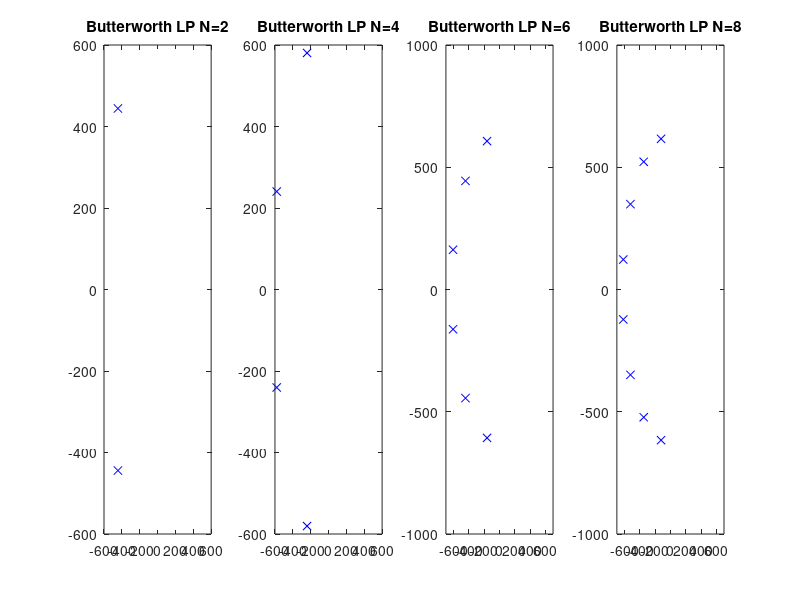
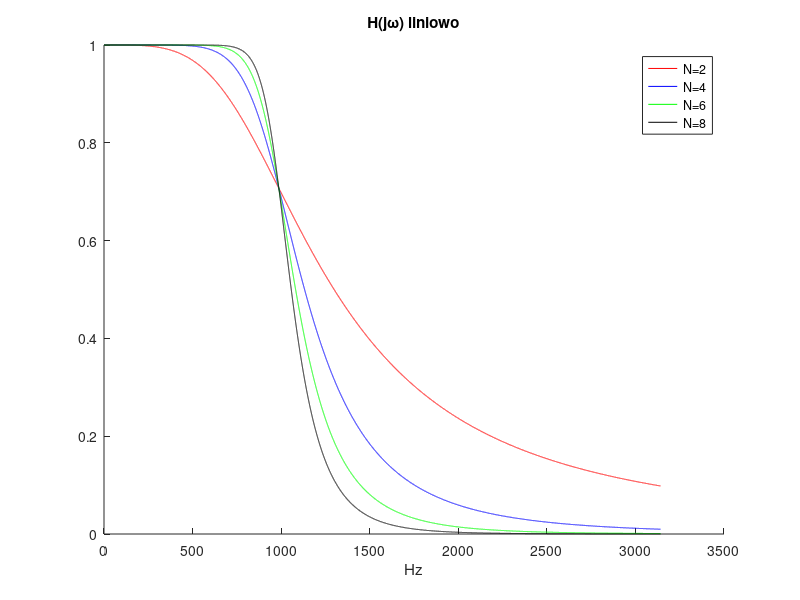
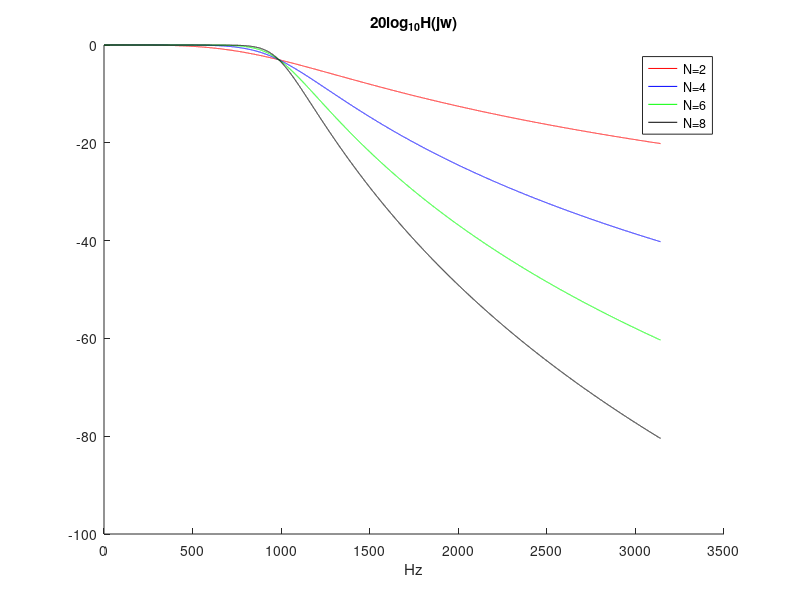

Source code (MATLAB) for these figures, in order: (Note: this script raises an error after producing the figures.)
clear all;
close all;

%Dane
w3dB = 2*pi*100; %rd/s
N1 = 2; 
N2 = 4;
N3 = 6;
N4 = 8;
omega = 0:0.1:2000;

%filtry Butterwortha

% 2
for k = 1:N1
    p1(k) = w3dB * exp(1i*((pi/2) + (1/2)*(pi/N1)+(k-1)*(pi/N1)));
end

b = 1;
for i = 1:N1
    b = b .* (1i*omega - p1(i));
end

a = 1;
for j = 1:N1
    a = a.*-p1(j);
end

H2 = a./b;
H2abs = abs(H2);

valmax = max(H2abs);
H2abs = H2abs./valmax;

% 4
for k = 1:N2
    p2(k) = w3dB * exp(1i*((pi/2) + (1/2)*(pi/N2)+(k-1)*(pi/N2)));
end

b = 1;
for i = 1:N2
    b = b .* (1i*omega - p2(i));
end
a = 1;
for j = 1:N2
    a = a.*-p2(j);
end

H4 = a./b;
H4abs = abs(H4);

valmax = max(H4abs);
H4abs = H4abs./valmax;

% 6
for k = 1:N3
    p3(k) = w3dB * exp(1i*((pi/2) + (1/2)*(pi/N3)+(k-1)*(pi/N3)));
end

b = 1;
for i = 1:N3
    b = b .* (1i*omega - p3(i));
end
a = 1;
for j = 1:N3
    a = a.*-p3(j);
end

H6 = a./b;
H6abs = abs(H6);

valmax = max(H6abs);
H6abs = H6abs./valmax;

% 8
for k = 1:N4
    p4(k) = w3dB * exp(1i*((pi/2) + (1/2)*(pi/N4)+(k-1)*(pi/N4)));
end

b = 1;
for i = 1:N4
    b = b .* (1i*omega - p4(i));
end
a = 1;
for j = 1:N4
    a = a.*-p4(j);
end

H8 = a./b;
H8abs = abs(H8);

valmax = max(H8abs);
H8abs = H8abs./valmax;

% Wykresy biegunów
figure(1);
subplot(1,4,1);
plot(real(p1),imag(p1),'b x');
title('Butterworth LP N=2');
xlim(max(abs(xlim)).*[-1.2 1.2]);

subplot(1,4,2);
plot(real(p2),imag(p2),'b x');
title('Butterworth LP N=4');
xlim(max(abs(xlim)).*[-1 1])

subplot(1,4,3);
plot(real(p3),imag(p3),'b x');
title('Butterworth LP N=6');
xlim(max(abs(xlim)).*[-1 1])

subplot(1,4,4);
plot(real(p4),imag(p4),'b x');
title('Butterworth LP N=8');
xlim(max(abs(xlim)).*[-1 1])

%Wykresy
f = omega./2*pi;
figure(2); %liniowo
hold all;
plot(f,H2abs,'r');
plot(f, H4abs,'b');
plot(f, H6abs,'g');
plot(f,H8abs,'k');
title('H(j\omega) liniowo');
xlabel('Hz');
legend('N=2','N=4','N=6','N=8');

figure(3);
hold all; %logarytmicznie
plot(f,20*log10(H2abs),'r');
plot(f,20*log10(H4abs),'b');
plot(f,20*log10(H6abs),'g');
plot(f,20*log10(H8abs),'k');
title('20log_{10}H(jw)');
xlabel('Hz');
legend('N=2','N=4','N=6','N=8');


[a,b] = zp2tf([],p2',1); % Konwertuje parametry filtra zerowego wzmocnienia z biegunów do wielomianów jw
sys = tf(a,b); %transmitancja
printsys(a,b,'s'); %'s' bo analog

figure(4);
impulse(sys);

figure(5);
step(sys);